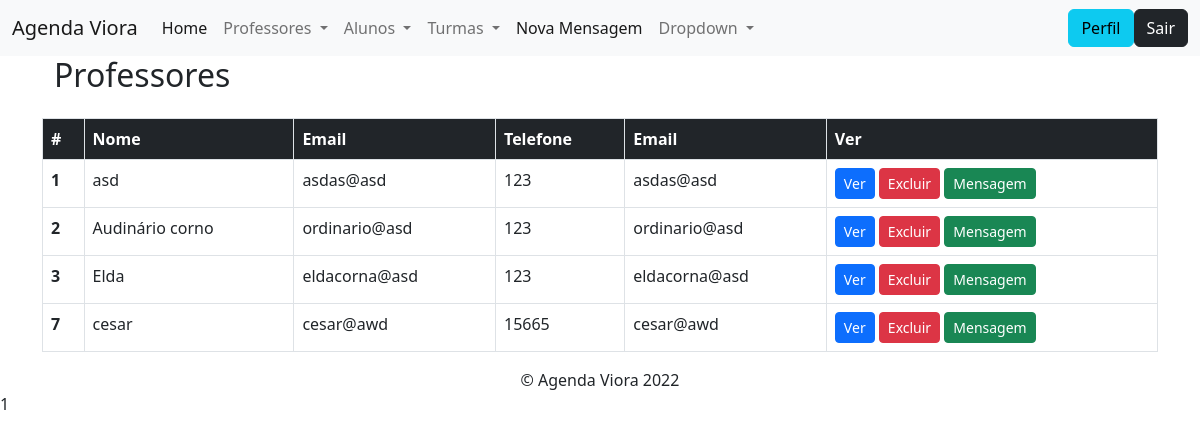
The app's page /modulos/professores/listar.php with its own data.
### tables this page shows
CREATE TABLE `professor` (
  `ID` int(5) NOT NULL,
  `nome` text NOT NULL,
  `telefone` bigint(20) NOT NULL,
  `telefone_sec` bigint(20) NOT NULL,
  `email` varchar(50) NOT NULL,
  `email_sec` varchar(50) NOT NULL,
  `email_inst` varchar(50) NOT NULL,
  `senha` varchar(40) NOT NULL,
  `senha_conf` varchar(40) NOT NULL
);

### funcoes/conexao.php (called while the page is built, shortened)
<?php
    function retornaDados($sql)
    {
        $conexao = $GLOBALS['conexaoBanco'];
        $resposta = $conexao->query($sql);
        return $resposta->fetchAll();
    }

### config.php (called while the page is built, shortened)
<?php
    include_once path('funcoes/conexao.php');
    function path($file)
    {
        return ROOT_DIR . '/' . $file;
    }

### modulos/professores/listar.php (the view, shortened to what this page needs)
<?php
include_once "../../config.php";
?>
<!DOCTYPE html>
<html lang="pt-BR">
<?php include_once path('templates/head.php') ?>
<body>
    <?php include_once path('templates/barra_navegacao.php') ?>
    <div class="container" id="lateral2">
        <?php
        $sql = "SELECT * FROM professor";
        $professores = retornaDados($sql);
        ?>
        <table class="table">
            <div class="container" id="lateral2">
                <h2>Professores</h2>
            </div>
            <div class="container-fluid">
                <table class="table table-bordered ">
                    <thead>
                        <tr class="bg-dark text-white">
                            <th scope="col">#</th>
                            <th scope="col">Nome</th>
                            <th scope="col">Email</th>
                            <th scope="col">Telefone</th>
                            <th scope="col">Email</th>
                            <th scope="col">Ver</th>
                        </tr>
                        <tbody>
            <?php foreach ($professores as $professor) { ?>
                <tr>
                    <th scope="row"><?= $professor['ID'] ?></th>
                    <td><?= $professor['nome'] ?></td>
                    <td><?= $professor['email'] ?></td>
                    <td><?= $professor['telefone'] ?></td>
                    <td><?= $professor['email'] ?></td>
                    <td>
                        <a class="btn btn-sm btn-primary" href="visualizar.php?ID=<?= $professor['ID'] ?>">Ver</a>
                        <a class="btn btn-sm btn-danger" href="deletar.php?ID=<?= $professor['ID'] ?>">Excluir</a>
                        <a class="btn btn-sm btn-success" href="mensagem.php?ID=<?= $professor['ID'] ?>">Mensagem</a>
                    </td>
                </tr>
            <?php } ?>
        </tbody>
                </table>
            </div>
        </table>
        <?= include_once path('templates/footer.php'); ?>
    </div>
</body>
</html>

### records on screen
professor: ID "1", nome "asd", email "asdas@asd", telefone "123"
professor: ID "2", nome "Audinário corno", email "ordinario@asd", telefone "123"
professor: ID "3", nome "Elda", email "eldacorna@asd", telefone "123"
professor: ID "7", nome "cesar", email "cesar@awd", telefone "15665"

### other values on screen
include_once path('templates/footer.php') "1"
